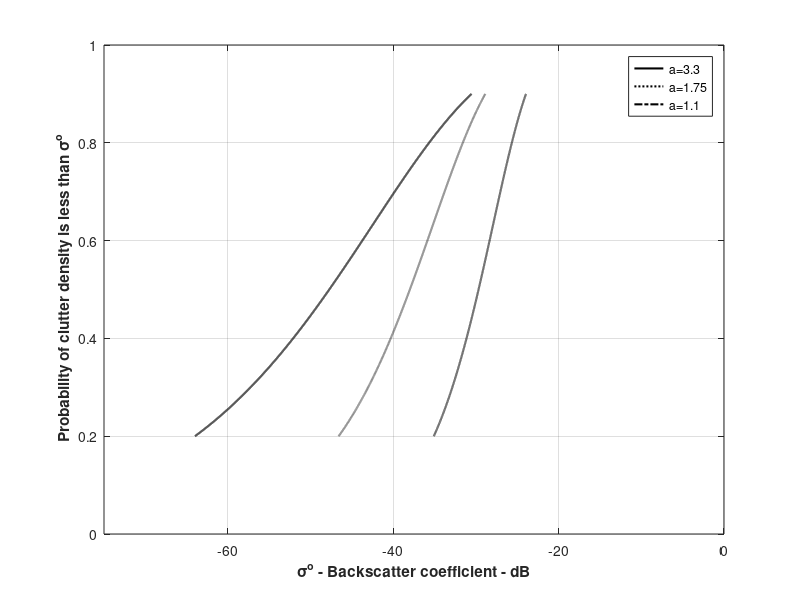

Write the MATLAB code that produced this figure.
% reproduce Fig 9.14 of text
clc
clear all
close all
P = linspace(.001,.999,10000);
sigmam = -47.75;
a =3.3;
sigmao = sigmam + 1.5917 * a + 10 * a .* log10(-log((1-P)));
figure
index = find (P >=.2 & P <=.9);
plot(sigmao(index),P(index),'k','linewidth',1.5)
hold on
sigmam = -38.;
a =1.75;
sigmao = sigmam + 1.5917 * a + 10 * a .* log10(-log((1-P)));
index = find (P >=.20 & P <=.9);
plot(sigmao(index),P(index),'k:','linewidth',1.5)
sigmam = -29.8;
a =1.1;
sigmao = sigmam + 1.6917 * a + 10 * a .* log10(-log((1-P)));
index = find (P >=.2 & P <=.9);
plot(sigmao(index),P(index),'k-.','linewidth',1.5);
hold off
axis([-75 0 0 1])
legend('a=3.3','a=1.75','a=1.1')
xlabel('\bf\sigma^o - Backscatter coefficient - dB')
ylabel('\bf Probability of clutter density is less than \sigma^o')
grid on